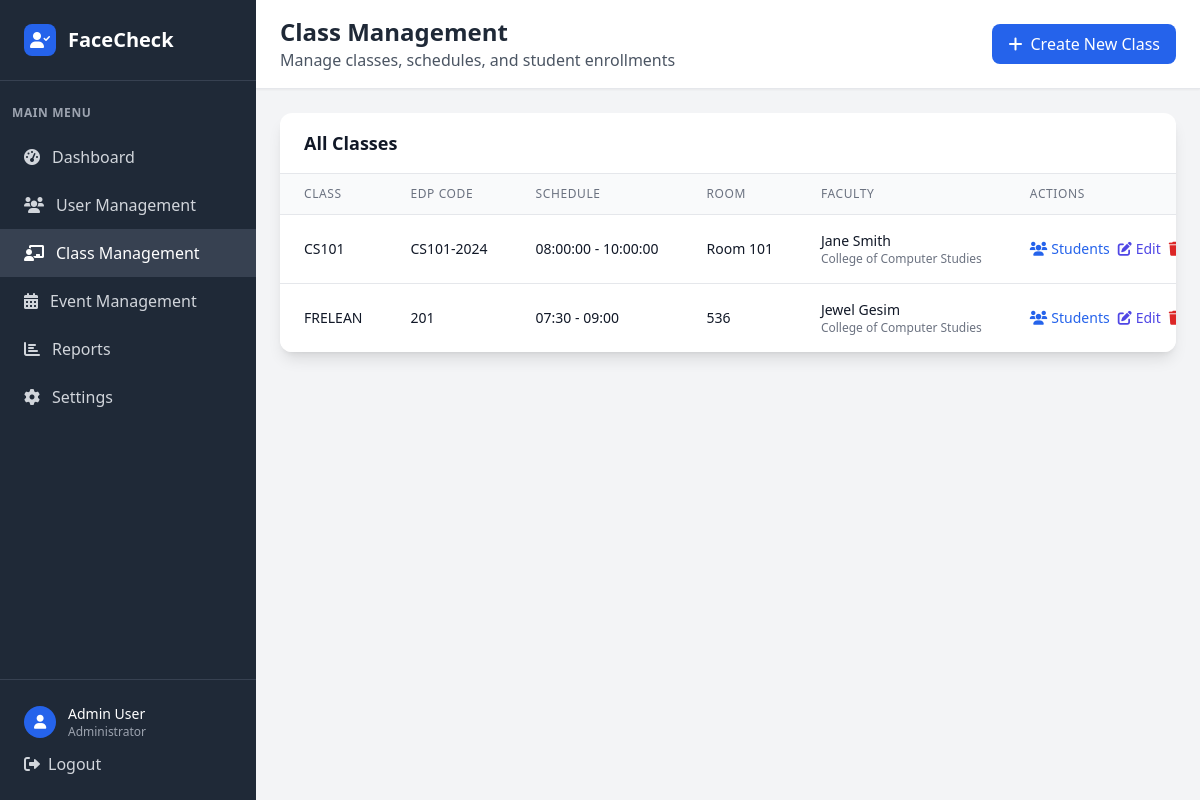
The app's page /admin/classes (signed in) with its own data.
### tables this page shows
CREATE TABLE class (
            class_id INTEGER PRIMARY KEY AUTOINCREMENT,
            class_name VARCHAR(20) NOT NULL,
            edpcode VARCHAR(20) NOT NULL UNIQUE,
            start_time TIME,
            end_time TIME,
            room VARCHAR(10),
            faculty_id INTEGER NOT NULL,
            FOREIGN KEY (faculty_id) REFERENCES faculty(faculty_id)
        );

CREATE TABLE user (
            user_id INTEGER PRIMARY KEY AUTOINCREMENT,
            idno VARCHAR(20) NOT NULL UNIQUE,
            firstname VARCHAR(50) NOT NULL,
            lastname VARCHAR(50) NOT NULL,
            role VARCHAR(10) NOT NULL CHECK (role IN ('admin', 'faculty', 'student')),
            password VARCHAR(255) NOT NULL,
            created_at DATETIME DEFAULT CURRENT_TIMESTAMP,
            is_active BOOLEAN DEFAULT 1,
            dept_id INTEGER,
            FOREIGN KEY (dept_id) REFERENCES department(dept_id)
        );

CREATE TABLE department (
            dept_id INTEGER PRIMARY KEY AUTOINCREMENT,
            dept_name VARCHAR(50) NOT NULL
        );

### app.py (the view)
@app.route('/admin/classes')
def admin_classes():
    if 'user_id' not in session or session['role'] != 'admin':
        return redirect(url_for('login'))
    conn = get_db_connection()
    classes = conn.execute('''
        SELECT c.*, u.firstname, u.lastname, d.dept_name
        FROM class c
        JOIN faculty f ON c.faculty_id = f.faculty_id
        JOIN user u ON f.user_id = u.user_id
        LEFT JOIN department d ON u.dept_id = d.dept_id
        ORDER BY c.class_name
    ''').fetchall()
    faculty = conn.execute('''
        SELECT f.faculty_id, u.firstname, u.lastname, d.dept_name
        FROM faculty f
        JOIN user u ON f.user_id = u.user_id
        LEFT JOIN department d ON u.dept_id = d.dept_id
        WHERE u.is_active = 1
        ORDER BY u.firstname, u.lastname
    ''').fetchall()
    conn.close()
    return render_template('admin_classes.html', classes=classes, faculty=faculty)

### app.py (called while the page is built)
def get_db_connection():
    conn = sqlite3.connect('facecheck.db')
    conn.row_factory = sqlite3.Row
    return conn

### templates/admin_classes.html (shortened to what this page needs)
<!DOCTYPE html>
<html lang="en">
<head>
    <script src="https://cdn.tailwindcss.com"></script>
    <link href="https://cdnjs.cloudflare.com/ajax/libs/font-awesome/6.0.0/css/all.min.css" rel="stylesheet">
</head>
<body class="bg-gray-100">
    <div class="flex h-screen">
        <div class="w-64 bg-gray-800 text-white">
            <div class="p-6 border-b border-gray-700">
                <div class="flex items-center">
                    <div class="w-8 h-8 bg-blue-600 rounded-lg flex items-center justify-center mr-3">
                        <i class="fas fa-user-check text-white"></i>
                    </div>
                    <h1 class="text-xl font-bold">FaceCheck</h1>
                </div>
            </div>
            <nav class="mt-6">
                <div class="px-3">
                    <div class="text-xs font-semibold text-gray-400 uppercase tracking-wider mb-3">Main Menu</div>
                </div>
                <a href="{{ url_for('dashboard') }}" class="flex items-center px-6 py-3 text-gray-300 hover:bg-gray-700 hover:text-white transition duration-200">
                    <i class="fas fa-tachometer-alt mr-3"></i>
                    Dashboard
                </a>
                <a href="{{ url_for('admin_users') }}" class="flex items-center px-6 py-3 text-gray-300 hover:bg-gray-700 hover:text-white transition duration-200">
                    <i class="fas fa-users mr-3"></i>
                    User Management
                </a>
                <a href="{{ url_for('admin_classes') }}" class="flex items-center px-6 py-3 bg-gray-700 text-white">
                    <i class="fas fa-chalkboard-teacher mr-3"></i>
                    Class Management
                </a>
                <a href="{{ url_for('admin_events') }}" class="flex items-center px-6 py-3 text-gray-300 hover:bg-gray-700 hover:text-white transition duration-200">
                    <i class="fas fa-calendar-alt mr-3"></i>
                    Event Management
                </a>
                <a href="/reports" class="flex items-center px-6 py-3 text-gray-300 hover:bg-gray-700 hover:text-white transition duration-200">
                    <i class="fas fa-chart-bar mr-3"></i>
                    Reports
                </a>
                <a href="/settings" class="flex items-center px-6 py-3 text-gray-300 hover:bg-gray-700 hover:text-white transition duration-200">
                    <i class="fas fa-cog mr-3"></i>
                    Settings
                </a>
            </nav>
            <div class="absolute bottom-0 w-64 p-6 border-t border-gray-700">
                <div class="flex items-center">
                    <div class="w-8 h-8 bg-blue-600 rounded-full flex items-center justify-center mr-3">
                        <i class="fas fa-user text-white text-sm"></i>
                    </div>
                    <div>
                        <div class="text-sm font-medium">Admin User</div>
                        <div class="text-xs text-gray-400">Administrator</div>
                    </div>
                </div>
                <a href="{{ url_for('logout') }}" class="mt-3 flex items-center text-gray-300 hover:text-white transition duration-200">
                    <i class="fas fa-sign-out-alt mr-2"></i>
                    Logout
                </a>
            </div>
        </div>
        <div class="flex-1 flex flex-col overflow-hidden">
            <header class="bg-white shadow-sm border-b border-gray-200">
                <div class="px-6 py-4">
                    <div class="flex items-center justify-between">
                        <div>
                            <h2 class="text-2xl font-bold text-gray-800">Class Management</h2>
                            <p class="text-gray-600">Manage classes, schedules, and student enrollments</p>
                        </div>
                        <a href="{{ url_for('create_class') }}" class="bg-blue-600 text-white px-4 py-2 rounded-lg hover:bg-blue-700 transition duration-200">
                            <i class="fas fa-plus mr-2"></i>Create New Class
                        </a>
                    </div>
                </div>
            </header>
            <main class="flex-1 overflow-y-auto p-6">
                <div class="bg-white rounded-xl shadow-lg overflow-hidden">
                    <div class="px-6 py-4 border-b border-gray-200">
                        <h3 class="text-lg font-semibold text-gray-900">All Classes</h3>
                    </div>
                    {% if classes %}
                    <div class="overflow-x-auto">
                        <table class="min-w-full divide-y divide-gray-200">
                            <thead class="bg-gray-50">
                                <tr>
                                    <th class="px-6 py-3 text-left text-xs font-medium text-gray-500 uppercase tracking-wider">Class</th>
                                    <th class="px-6 py-3 text-left text-xs font-medium text-gray-500 uppercase tracking-wider">EDP Code</th>
                                    <th class="px-6 py-3 text-left text-xs font-medium text-gray-500 uppercase tracking-wider">Schedule</th>
                                    <th class="px-6 py-3 text-left text-xs font-medium text-gray-500 uppercase tracking-wider">Room</th>
                                    <th class="px-6 py-3 text-left text-xs font-medium text-gray-500 uppercase tracking-wider">Faculty</th>
                                    <th class="px-6 py-3 text-left text-xs font-medium text-gray-500 uppercase tracking-wider">Actions</th>
                                </tr>
                            </thead>
                            <tbody class="bg-white divide-y divide-gray-200">
                                {% for class in classes %}
                                <tr class="hover:bg-gray-50">
                                    <td class="px-6 py-4 whitespace-nowrap">
                                        <div class="text-sm font-medium text-gray-900">{{ class.class_name }}</div>
                                    </td>
                                    <td class="px-6 py-4 whitespace-nowrap">
                                        <div class="text-sm text-gray-900">{{ class.edpcode }}</div>
                                    </td>
                                    <td class="px-6 py-4 whitespace-nowrap">
                                        <div class="text-sm text-gray-900">
                                            {{ class.start_time }} - {{ class.end_time }}
                                        </div>
                                    </td>
                                    <td class="px-6 py-4 whitespace-nowrap">
                                        <div class="text-sm text-gray-900">{{ class.room or 'TBA' }}</div>
                                    </td>
                                    <td class="px-6 py-4 whitespace-nowrap">
                                        <div class="text-sm text-gray-900">{{ class.firstname }} {{ class.lastname }}</div>
                                        <div class="text-xs text-gray-500">{{ class.dept_name or 'No Department' }}</div>
                                    </td>
                                    <td class="px-6 py-4 whitespace-nowrap text-sm font-medium">
                                        <div class="flex space-x-2">
                                            <a href="{{ url_for('class_students', class_id=class.class_id) }}" class="text-blue-600 hover:text-blue-900">
                                                <i class="fas fa-users mr-1"></i>Students
                                            </a>
                                            <a href="{{ url_for('edit_class', class_id=class.class_id) }}" class="text-indigo-600 hover:text-indigo-900">
                                                <i class="fas fa-edit mr-1"></i>Edit
                                            </a>
                                            <form method="POST" action="{{ url_for('delete_class', class_id=class.class_id) }}" class="inline" onsubmit="return confirm('Are you sure you want to delete this class? This action cannot be undone.')">
                                                <button type="submit" class="text-red-600 hover:text-red-900">
                                                    <i class="fas fa-trash mr-1"></i>Delete
                                                </button>
                                            </form>
                                        </div>
                                    </td>
                                </tr>
                                {% endfor %}
                            </tbody>
                        </table>
                    </div>
                    {% endif %}
                </div>
            </main>
        </div>
    </div>
</body>
</html>

### records on screen
class: class_name "CS101", edpcode "CS101-2024", start_time "08:00:00", end_time "10:00:00", room "Room 101", firstname "Jane", lastname "Smith", dept_name "College of Computer Studies"
class: class_name "FRELEAN", edpcode "201", start_time "07:30", end_time "09:00", room "536", firstname "Jewel", lastname "Gesim", dept_name "College of Computer Studies"
